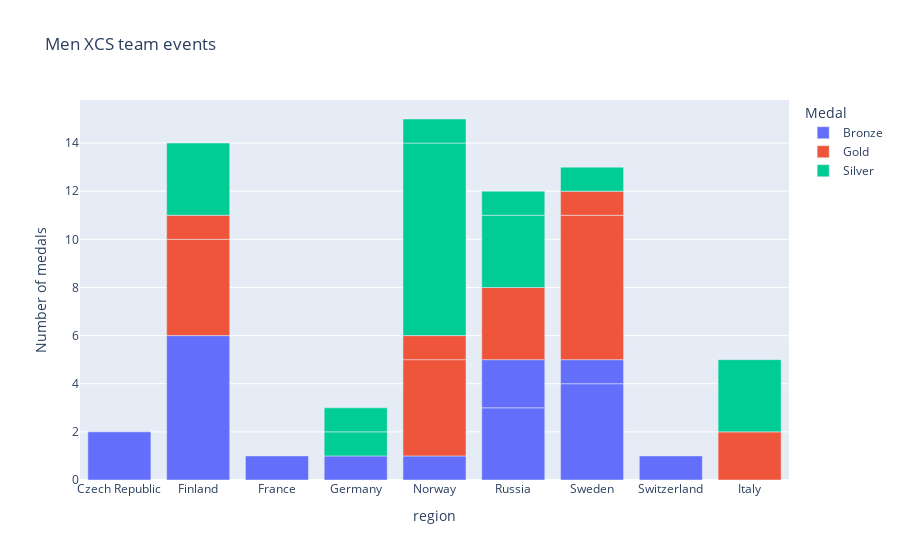

The notebook cell saved with this chart:
### Code cell
fig = px.bar(
    result,
    x="region",
    y=0,
    color="Medal",
    labels={"Sport": "Sport", "0": "Number of medals"},
    title="Men XCS team events",
)
fig.show()

### Figure 1 — Plotly figure (JSON) as saved in the notebook; plotly's stock layout.template omitted (floating-point values rounded to 4 significant figures)
{"data": [{"alignmentgroup": "True", "hovertemplate": "Medal=Bronze<br>region=%{x}<br>Number of medals=%{y}<extra></extra>", "legendgroup": "Bronze", "marker": {"color": "#636efa", "pattern": {"shape": ""}}, "name": "Bronze", "offsetgroup": "Bronze", "orientation": "v", "showlegend": true, "textposition": "auto", "type": "bar", "x": ["Czech Republic", "Finland", "France", "Germany", "Norway", "Russia", "Sweden", "Switzerland", "Russia", "Sweden"], "xaxis": "x", "y": [2, 6, 1, 1, 1, 3, 4, 1, 2, 1], "yaxis": "y"}, {"alignmentgroup": "True", "hovertemplate": "Medal=Gold<br>region=%{x}<br>Number of medals=%{y}<extra></extra>", "legendgroup": "Gold", "marker": {"color": "#EF553B", "pattern": {"shape": ""}}, "name": "Gold", "offsetgroup": "Gold", "orientation": "v", "showlegend": true, "textposition": "auto", "type": "bar", "x": ["Finland", "Italy", "Norway", "Russia", "Sweden", "Finland", "Norway", "Sweden"], "xaxis": "x", "y": [4, 2, 4, 3, 6, 1, 1, 1], "yaxis": "y"}, {"alignmentgroup": "True", "hovertemplate": "Medal=Silver<br>region=%{x}<br>Number of medals=%{y}<extra></extra>", "legendgroup": "Silver", "marker": {"color": "#00cc96", "pattern": {"shape": ""}}, "name": "Silver", "offsetgroup": "Silver", "orientation": "v", "showlegend": true, "textposition": "auto", "type": "bar", "x": ["Finland", "Germany", "Italy", "Norway", "Russia", "Sweden", "Germany", "Norway", "Russia"], "xaxis": "x", "y": [3, 1, 3, 8, 3, 1, 1, 1, 1], "yaxis": "y"}], "layout": {"barmode": "relative", "legend": {"title": {"text": "Medal"}, "tracegroupgap": 0}, "title": {"text": "Men XCS team events"}, "xaxis": {"anchor": "y", "domain": [0, 1], "title": {"text": "region"}}, "yaxis": {"anchor": "x", "domain": [0, 1], "title": {"text": "Number of medals"}}}}
